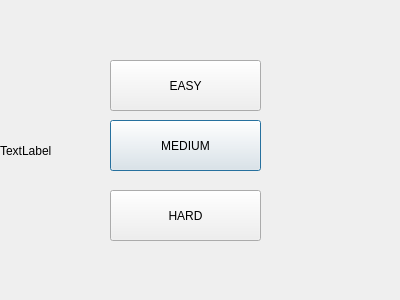
<?xml version="1.0" encoding="UTF-8"?>
<ui version="4.0">
 <class>level</class>
 <widget class="QDialog" name="level">
  <property name="geometry">
   <rect>
    <x>0</x>
    <y>0</y>
    <width>400</width>
    <height>300</height>
   </rect>
  </property>
  <property name="windowTitle">
   <string>Dialog</string>
  </property>
  <widget class="QPushButton" name="import_map">
   <property name="geometry">
    <rect>
     <x>110</x>
     <y>120</y>
     <width>151</width>
     <height>51</height>
    </rect>
   </property>
   <property name="text">
    <string>MEDIUM</string>
   </property>
  </widget>
  <widget class="QPushButton" name="import_map_2">
   <property name="geometry">
    <rect>
     <x>110</x>
     <y>60</y>
     <width>151</width>
     <height>51</height>
    </rect>
   </property>
   <property name="text">
    <string>EASY</string>
   </property>
  </widget>
  <widget class="QPushButton" name="import_map_3">
   <property name="geometry">
    <rect>
     <x>110</x>
     <y>190</y>
     <width>151</width>
     <height>51</height>
    </rect>
   </property>
   <property name="text">
    <string>HARD</string>
   </property>
  </widget>
  <widget class="QLabel" name="label">
   <property name="geometry">
    <rect>
     <x>0</x>
     <y>0</y>
     <width>401</width>
     <height>301</height>
    </rect>
   </property>
   <property name="text">
    <string>TextLabel</string>
   </property>
  </widget>
  <zorder>label</zorder>
  <zorder>import_map</zorder>
  <zorder>import_map_2</zorder>
  <zorder>import_map_3</zorder>
 </widget>
 <resources/>
 <connections/>
</ui>
